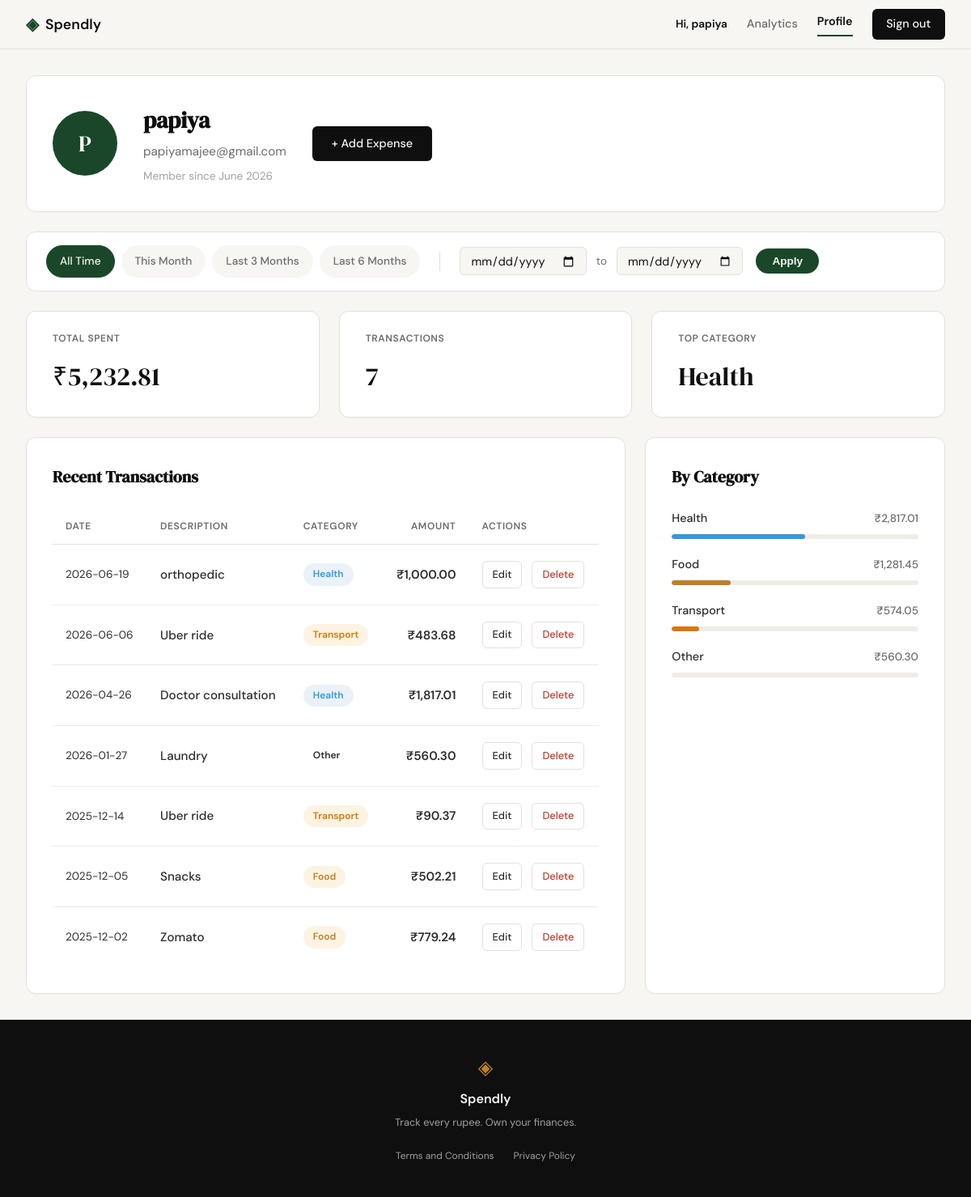
The app's page /profile (signed in) with its own data.
### tables this page shows
CREATE TABLE users (
            id INTEGER PRIMARY KEY AUTOINCREMENT,
            name TEXT NOT NULL,
            email TEXT UNIQUE NOT NULL,
            password_hash TEXT NOT NULL,
            created_at TEXT DEFAULT CURRENT_TIMESTAMP
        );

CREATE TABLE expenses (
            id INTEGER PRIMARY KEY AUTOINCREMENT,
            user_id INTEGER NOT NULL,
            amount REAL NOT NULL,
            category TEXT NOT NULL,
            date TEXT NOT NULL,
            description TEXT,
            created_at TEXT DEFAULT CURRENT_TIMESTAMP,
            FOREIGN KEY (user_id) REFERENCES users(id)
        );

### app.py (the view, shortened to what this page needs)
@app.route("/profile")
def profile():
    if not session.get("user_id"):
        flash("Please log in to view your profile.", "error")
        return redirect(url_for("login"))
    user_id = session["user_id"]
    user_record = get_user_by_id(user_id)
    date_from_raw = request.args.get("date_from")
    date_to_raw = request.args.get("date_to")
    date_from = None
    date_to = None
    today = date.today()
    presets = {
        "this_month": {
            "from": today.replace(day=1).isoformat(),
            "to": today.isoformat()
        },
        "last_3_months": {
            "from": (today - timedelta(days=90)).isoformat(),
            "to": today.isoformat()
        },
        "last_6_months": {
            "from": (today - timedelta(days=180)).isoformat(),
            "to": today.isoformat()
        }
    }
    user_data = {
        "name": user_record["name"],
        "email": user_record["email"],
        "initials": "U"
    }
    try:
        dt_member = datetime.strptime(user_record["created_at"], "%Y-%m-%d %H:%M:%S")
        user_data["member_since"] = dt_member.strftime("%B %Y")
    except (ValueError, TypeError):
        user_data["member_since"] = "Unknown"
    names = user_data["name"].split()
    if len(names) >= 2:
        user_data["initials"] = (names[0][0] + names[-1][0]).upper()
    elif names:
        user_data["initials"] = names[0][0].upper()
    raw_stats = get_user_stats(user_id, date_from, date_to)
    stats = {
        "total_spent": f"₹{raw_stats['total_spent']:,.2f}",
        "count": raw_stats['count'],
        "top_category": raw_stats['top_category'] or "None"
    }
    raw_expenses = get_user_expenses(user_id, date_from, date_to)
    transactions = []
    for exp in raw_expenses:
        transactions.append({
            "id": exp["id"],
            "date": exp["date"],
            "desc": exp["description"],
            "category": exp["category"],
            "amount": f"₹{exp['amount']:,.2f}"
        })
    categories = get_category_breakdown(user_id, date_from, date_to)
    for cat in categories:
        cat["amount"] = f"₹{cat['amount']:,.2f}"
    return render_template("profile.html",
                           user=user_data,
                           stats=stats,
                           transactions=transactions,
                           categories=categories,
                           date_from=date_from,
                           date_to=date_to,
                           presets=presets)

### database/db.py (called while the page is built)
def get_db():
    conn = sqlite3.connect(DB_NAME)
    conn.row_factory = sqlite3.Row
    conn.execute("PRAGMA foreign_keys = ON;")
    return conn

def get_user_by_id(user_id):
    conn = get_db()
    cursor = conn.cursor()
    try:
        cursor.execute('SELECT * FROM users WHERE id = ?', (user_id,))
        return cursor.fetchone()
    finally:
        conn.close()

def get_user_expenses(user_id, date_from=None, date_to=None):
    conn = get_db()
    cursor = conn.cursor()
    try:
        query = 'SELECT * FROM expenses WHERE user_id = ?'
        params = [user_id]
        if date_from and date_to:
            query += ' AND date BETWEEN ? AND ?'
            params.extend([date_from, date_to])
        query += ' ORDER BY date DESC'
        cursor.execute(query, params)
        return cursor.fetchall()
    finally:
        conn.close()

def get_user_stats(user_id, date_from=None, date_to=None):
    conn = get_db()
    cursor = conn.cursor()
    try:
        date_filter = ""
        params_sub = [user_id]
        params_main = [user_id]
        if date_from and date_to:
            date_filter = " AND date BETWEEN ? AND ?"
            params_sub.extend([date_from, date_to])
            params_main.extend([date_from, date_to])
        query = f'''
            SELECT
                COALESCE(SUM(amount), 0) as total_spent,
                COUNT(id) as count,
                (SELECT category FROM expenses WHERE user_id = ? {date_filter} GROUP BY category ORDER BY SUM(amount) DESC LIMIT 1) as top_category
            FROM expenses
            WHERE user_id = ? {date_filter}
        '''
        cursor.execute(query, params_sub + params_main)
        return cursor.fetchone()
    finally:
        conn.close()

### templates/profile.html (shortened to what this page needs)
{% extends "base.html" %}
{% block head %}
    <link rel="stylesheet" href="{{ url_for('static', filename='css/profile.css') }}">
{% endblock %}
{% block content %}
<div class="profile-container">
    <div class="profile-header-card">
        <div class="profile-avatar">
            {{ user.initials }}
        </div>
        <div class="profile-details">
            <h1 class="profile-name">{{ user.name }}</h1>
            <p class="profile-email">{{ user.email }}</p>
            <p class="profile-meta">Member since {{ user.member_since }}</p>
        </div>
        <a href="{{ url_for('add_expense') }}" class="btn-primary">+ Add Expense</a>
    </div>
    <div class="filter-bar">
        <div class="filter-presets">
            <a href="{{ url_for('profile') }}"
               class="preset-btn {% if not date_from %}active{% endif %}">
                All Time
            </a>
            <a href="{{ url_for('profile', date_from=presets.this_month.from, date_to=presets.this_month.to) }}"
               class="preset-btn {% if date_from == presets.this_month.from and date_to == presets.this_month.to %}active{% endif %}">
                This Month
            </a>
            <a href="{{ url_for('profile', date_from=presets.last_3_months.from, date_to=presets.last_3_months.to) }}"
               class="preset-btn {% if date_from == presets.last_3_months.from and date_to == presets.last_3_months.to %}active{% endif %}">
                Last 3 Months
            </a>
            <a href="{{ url_for('profile', date_from=presets.last_6_months.from, date_to=presets.last_6_months.to) }}"
               class="preset-btn {% if date_from == presets.last_6_months.from and date_to == presets.last_6_months.to %}active{% endif %}">
                Last 6 Months
            </a>
        </div>
        <form action="{{ url_for('profile') }}" method="GET" class="filter-custom">
            <div class="input-group-row">
                <input type="date" id="date_from" name="date_from" value="{{ date_from or '' }}" required>
                <span class="to-text">to</span>
                <input type="date" id="date_to" name="date_to" value="{{ date_to or '' }}" required>
            </div>
            <button type="submit" class="apply-btn">Apply</button>
        </form>
    </div>
    <div class="stats-row">
        <div class="stat-card">
            <div class="stat-label">TOTAL SPENT</div>
            <div class="stat-value">{{ stats.total_spent }}</div>
        </div>
        <div class="stat-card">
            <div class="stat-label">TRANSACTIONS</div>
            <div class="stat-value">{{ stats.count }}</div>
        </div>
        <div class="stat-card">
            <div class="stat-label">TOP CATEGORY</div>
            <div class="stat-value">{{ stats.top_category }}</div>
        </div>
    </div>
    <div class="profile-bottom-grid">
        <div class="history-card">
            <h2 class="section-title">Recent Transactions</h2>
            <div class="history-table-container">
                <table class="history-table">
                    <thead>
                        <tr>
                            <th>DATE</th>
                            <th>DESCRIPTION</th>
                            <th>CATEGORY</th>
                            <th class="td-amount">AMOUNT</th>
                            <th>ACTIONS</th>
                        </tr>
                    </thead>
                    <tbody>
                        {% for tx in transactions %}
                        <tr>
                            <td class="td-date">{{ tx.date }}</td>
                            <td class="td-desc">{{ tx.desc }}</td>
                            <td>
                                <span class="badge badge-{{ tx.category|lower }}">{{ tx.category }}</span>
                            </td>
                            <td class="td-amount">{{ tx.amount }}</td>
                            <td>
                                <a href="{{ url_for('edit_expense', id=tx.id) }}" class="btn-edit">Edit</a>
                                <a href="{{ url_for('delete_expense', id=tx.id) }}" class="btn-delete" onclick="return confirm('Are you sure you want to delete this expense?');">Delete</a>
                            </td>
                        </tr>
                        {% endfor %}
                    </tbody>
                </table>
            </div>
        </div>
        <div class="category-card">
            <h2 class="section-title">By Category</h2>
            <div class="category-list">
                {% for cat in categories %}
                <div class="category-item">
                    <div class="category-info">
                        <span class="category-name">{{ cat.name }}</span>
                        <span class="category-value">{{ cat.amount }}</span>
                    </div>
                    <div class="progress-bar">
                        <div class="progress-fill fill-{{ cat.class }}" style="width: {{ cat.percent }}%"></div>
                    </div>
                </div>
                {% endfor %}
            </div>
        </div>
    </div>
</div>
{% endblock %}

### templates/base.html (shortened to what this page needs)
<!DOCTYPE html>
<html lang="en">
<head>
    <link rel="stylesheet" href="{{ url_for('static', filename='css/style.css') }}">
    {% block head %}{% endblock %}
</head>
<body>
    <nav class="navbar">
        <div class="nav-inner">
            <a href="{{ url_for('landing') }}" class="nav-brand">
                <span class="brand-icon">◈</span>
                <span class="brand-name">Spendly</span>
            </a>
            <div class="nav-links">
                {% if session.get('user_id') %}
                    <span class="nav-user">Hi, {{ session.get('user_name') }}</span>
                    <a href="{{ url_for('analytics') }}" class="{% if request.endpoint == 'analytics' %}active{% endif %}">Analytics</a>
                    <a href="{{ url_for('profile') }}" class="{% if request.endpoint == 'profile' %}active{% endif %}">Profile</a>
                    <a href="{{ url_for('logout') }}" class="nav-cta">Sign out</a>
                {% else %}
                    <a href="{{ url_for('login') }}">Sign in</a>
                    <a href="{{ url_for('register') }}" class="nav-cta">Get started</a>
                {% endif %}
            </div>
        </div>
    </nav>
    <main class="main-content">
        {% block content %}{% endblock %}
    </main>
    <footer class="footer">
        <div class="footer-inner">
            <span class="brand-icon">◈</span>
            <span class="footer-name">Spendly</span>
            <p class="footer-copy">Track every rupee. Own your finances.</p>
            <div class="footer-links">
                <a href="{{ url_for('terms') }}" class="footer-link">Terms and Conditions</a>
                <a href="{{ url_for('privacy') }}" class="footer-link">Privacy Policy</a>
            </div>
        </div>
    </footer>
</body>
</html>

### static/css/style.css (style rules this page uses)
:root { --ink: #0f0f0f; --ink-soft: #2d2d2d; --ink-muted: #6b6b6b; --ink-faint: #a0a0a0; --paper: #f7f6f3; --paper-warm: #f0ede6; --paper-card: #ffffff; --accent: #1a472a; --accent-light: #e8f0eb; --accent-2: #c17f24; --accent-2-light: #fdf3e3; --danger: #c0392b; --danger-light: #fdecea; --border: #e4e1da; --border-soft: #eeebe4; --font-display: 'DM Serif Display', Georgia, serif; --font-body: 'DM Sans', system-ui, sans-serif; --max-width: 1200px; --auth-width: 440px; --radius-sm: 6px; --radius-md: 12px; --radius-lg: 20px; }
*, *::before, *::after { box-sizing: border-box; margin: 0; padding: 0; }
html { font-size: 16px; scroll-behavior: smooth; }
body { background: var(--paper); color: var(--ink); font-family: var(--font-body); font-size: 1rem; line-height: 1.6; -webkit-font-smoothing: antialiased; }
a { color: inherit; text-decoration: none; }
.navbar { position: sticky; top: 0; z-index: 100; background: var(--paper); border-bottom: 1px solid var(--border); padding: 0 2rem; }
.nav-inner { max-width: var(--max-width); margin: 0 auto; height: 60px; display: flex; align-items: center; justify-content: space-between; }
.nav-brand { display: flex; align-items: center; gap: 0.5rem; font-family: var(--font-body); font-weight: 600; font-size: 1.1rem; color: var(--ink); }
.brand-icon { color: var(--accent); font-size: 1.3rem; }
.brand-name { color: var(--ink); }
.nav-links { display: flex; align-items: center; gap: 1.5rem; font-size: 0.9rem; font-weight: 500; }
.nav-links a { color: var(--ink-muted); transition: color 0.2s; }
.nav-links a.active { color: var(--ink); font-weight: 600; border-bottom: 2px solid var(--accent); padding-bottom: 0.25rem; }
.nav-user { color: var(--ink); font-weight: 600; font-size: 0.85rem; }
.nav-cta { background: var(--ink) !important; color: var(--paper) !important; padding: 0.45rem 1.1rem; border-radius: var(--radius-sm); transition: background 0.2s !important; }
.main-content { min-height: calc(100vh - 60px - 100px); }
.btn-primary { display: inline-block; background: var(--ink); color: var(--paper); padding: 0.65rem 1.5rem; border-radius: var(--radius-sm); font-family: var(--font-body); font-size: 0.9rem; font-weight: 500; cursor: pointer; border: none; transition: background 0.2s; text-decoration: none; }
.footer { background: var(--ink); color: var(--paper); padding: 2.5rem 2rem; text-align: center; }
.footer-inner { display: flex; flex-direction: column; align-items: center; gap: 0.4rem; }
.footer .brand-icon { color: var(--accent-2); font-size: 1.5rem; }
.footer-name { font-weight: 600; font-size: 1rem; }
.footer-copy { font-size: 0.8rem; color: var(--ink-faint); }
.footer-links { margin-top: 1rem; display: flex; gap: 1.5rem; }
.footer-link { font-size: 0.75rem; color: var(--ink-faint); transition: color 0.2s; }

### records on screen
users: get "papiya", name "papiya", email "papiyamajee@gmail.com"
expenses: date "2026-06-19", desc "orthopedic", category "Health", amount "₹1,000.00"
expenses: date "2026-06-06", desc "Uber ride", category "Transport", amount "₹483.68"
expenses: date "2026-04-26", desc "Doctor consultation", category "Health", amount "₹1,817.01"
expenses: date "2026-01-27", desc "Laundry", category "Other", amount "₹560.30"
expenses: date "2025-12-14", desc "Uber ride", category "Transport", amount "₹90.37"
expenses: date "2025-12-05", desc "Snacks", category "Food", amount "₹502.21"
expenses: date "2025-12-02", desc "Zomato", category "Food", amount "₹779.24"

### other values on screen
{{ user.initials }} "P"
{{ user.member_since }} "June 2026"
{{ stats.total_spent }} "₹5,232.81"
{{ stats.count }} "7"
{{ stats.top_category }} "Health"
{{ cat.name }} "Health" "Food" "Transport" "Other"
{{ cat.amount }} "₹2,817.01" "₹1,281.45" "₹574.05" "₹560.30"
